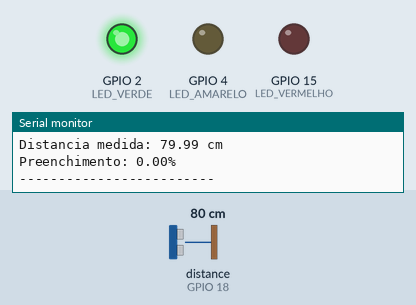
Recording of a sketch running on a simulated ESP32. Shown: output pins drawn as LEDs (lit = HIGH), the last lines printed to the serial monitor. Wiring (from diagram.json): ultrasonic range finder: trigger GPIO 5; echo GPIO 18. Inputs (shaded band) come from the test bench; at power-on: distance to the obstacle (sensor on GPIO 18) 80 cm. The echo pulse lasts 58.3 µs per cm; WiFi joins after 1.5 s; servers stay silent unless stated; pins used as bus, display or sensor lines are not drawn.

Above: at 2.7 s.
2.8 s: distance to the obstacle (sensor on GPIO 18) set to 19 cm
4.7 s: distance to the obstacle (sensor on GPIO 18) set to 15 cm
At 6.7 s:
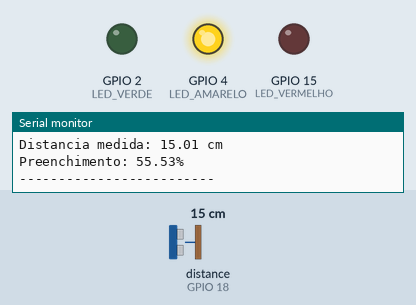
7.0 s: distance to the obstacle (sensor on GPIO 18) set to 10 cm
8.7 s: distance to the obstacle (sensor on GPIO 18) set to 7 cm
At 10.5 s:
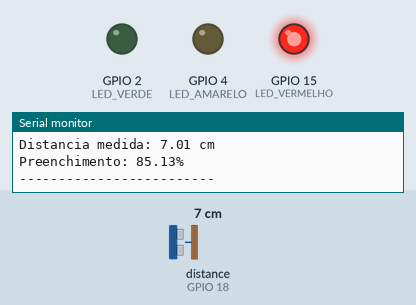
11.0 s: distance to the obstacle (sensor on GPIO 18) set to 9 cm
At 12.4 s:
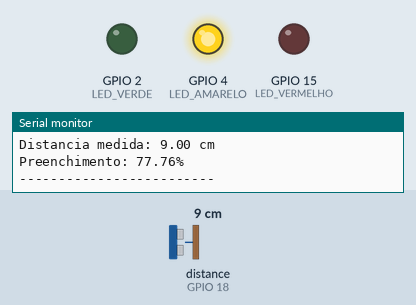
13.0 s: distance to the obstacle (sensor on GPIO 18) set to 2 cm
At 14.3 s:
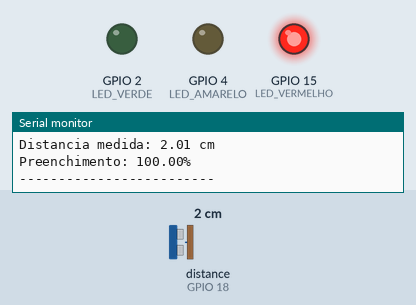
Timing chart, 0 to 16.0 s (numbered marks = the images above; inputs shaded):
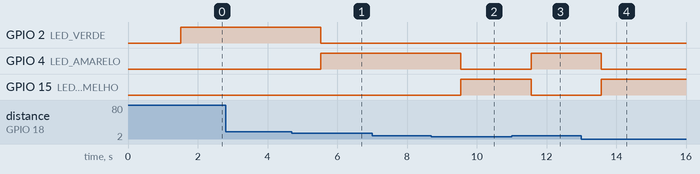

The sketch:

sketch.ino
```cpp
#include <WiFi.h>
#include "ThingSpeak.h"

// ========================================
// CONFIGURAÇÕES WI-FI E THINGSPEAK
// ========================================
const char* WIFI_NAME = "Wokwi-GUEST"; // Wi-Fi padrão do Wokwi
const char* WIFI_PASSWORD = "";        // Sem senha

unsigned long myChannelNumber = 3518124; // Ex: 1234567 (sem aspas)
const char* myApiKey = "Z9C08298HEAKP2UI";        // Ex: "ABC123XYZ" (com aspas)

WiFiClient client;

// ========================================
// LIXEIRA INTELIGENTE - ESP32
// ========================================

// Sensor ultrassônico
#define TRIG_PIN 5
#define ECHO_PIN 18

// LEDs
#define LED_VERDE 2
#define LED_AMARELO 4
#define LED_VERMELHO 15

// ========================================
// CALIBRACAO DA LIXEIRA
// ========================================

// Distância do sensor até o lixo quando a lixeira está vazia
#define DISTANCIA_VAZIA 30.0

// Distância do sensor até o lixo quando a lixeira está cheia
#define DISTANCIA_CHEIA 3.0

// Controle de tempo de envio para o ThingSpeak (mínimo de 15 segundos na conta gratuita)
unsigned long ultimoEnvio = 0;
const unsigned long INTERVALO_ENVIO = 15000; 

void setup() {
  Serial.begin(115200);

  pinMode(TRIG_PIN, OUTPUT);
  pinMode(ECHO_PIN, INPUT);

  pinMode(LED_VERDE, OUTPUT);
  pinMode(LED_AMARELO, OUTPUT);
  pinMode(LED_VERMELHO, OUTPUT);

  digitalWrite(LED_VERDE, LOW);
  digitalWrite(LED_AMARELO, LOW);
  digitalWrite(LED_VERMELHO, LOW);

  // Conexão Wi-Fi
  Serial.print("Conectando ao WiFi");
  WiFi.begin(WIFI_NAME, WIFI_PASSWORD);
  while (WiFi.status() != WL_CONNECTED) {
    delay(500);
    Serial.print(".");
  }
  Serial.println("\nWiFi Conectado!");

  // Inicializa o ThingSpeak
  ThingSpeak.begin(client);

  Serial.println("Lixeira Inteligente iniciada!");
}

void loop() {

  // ========================================
  // MEDIR DISTANCIA
  // ========================================

  digitalWrite(TRIG_PIN, LOW);
  delayMicroseconds(2);

  digitalWrite(TRIG_PIN, HIGH);
  delayMicroseconds(10);

  digitalWrite(TRIG_PIN, LOW);

  long duracao = pulseIn(ECHO_PIN, HIGH, 30000);

  // Sensor sem resposta
  if (duracao == 0) {
    Serial.println("ERRO: Sensor sem resposta!");

    digitalWrite(LED_VERDE, LOW);
    digitalWrite(LED_AMARELO, LOW);
    digitalWrite(LED_VERMELHO, LOW);

    delay(1000);
    return;
  }

  // ========================================
  // CALCULAR DISTANCIA E PORCENTAGEM
  // ========================================

  float distancia = duracao * 0.0343 / 2;

  float nivel = ((DISTANCIA_VAZIA - distancia) /
                 (DISTANCIA_VAZIA - DISTANCIA_CHEIA)) * 100;

  // Limitar entre 0 e 100
  if (nivel < 0) {
    nivel = 0;
  }

  if (nivel > 100) {
    nivel = 100;
  }

  // ========================================
  // DESLIGAR TODOS OS LEDs
  // ========================================

  digitalWrite(LED_VERDE, LOW);
  digitalWrite(LED_AMARELO, LOW);
  digitalWrite(LED_VERMELHO, LOW);

  // ========================================
  // DEFINIR NIVEL E LEDS
  // ========================================

  if (nivel <= 50) {
    digitalWrite(LED_VERDE, HIGH);
    Serial.println("STATUS: NORMAL");
  }
  else if (nivel <= 80) {
    digitalWrite(LED_AMARELO, HIGH);
    Serial.println("STATUS: ATENCAO");
  }
  else {
    digitalWrite(LED_VERMELHO, HIGH);
    Serial.println("STATUS: LIXEIRA CHEIA!");
    Serial.println("ALERTA: COLETA NECESSARIA!");
  }

  // ========================================
  // MOSTRAR INFORMACOES
  // ========================================

  Serial.print("Distancia medida: ");
  Serial.print(distancia);
  Serial.println(" cm");

  Serial.print("Preenchimento: ");
  Serial.print(nivel);
  Serial.println("%");

  // ========================================
  // ENVIO DE DADOS PARA O THINGSPEAK
  // ========================================

  // Garante que o envio ocorra a cada 15 segundos (limite da conta gratuita do ThingSpeak)
  if (millis() - ultimoEnvio >= INTERVALO_ENVIO) {
    ThingSpeak.setField(1, nivel);       // Field 1 do ThingSpeak recebe o nível em %
    ThingSpeak.setField(2, distancia);   // Field 2 recebe a distância em cm

    int response = ThingSpeak.writeFields(myChannelNumber, myApiKey);

    if (response == 200) {
      Serial.println(">> Dados enviados para o ThingSpeak com sucesso! <<");
    } else {
      Serial.print(">> Erro ao enviar dados. Codigo de erro HTTP: ");
      Serial.println(response);
    }

    ultimoEnvio = millis();
  }

  Serial.println("-------------------------");

  delay(1000);
}
```

Measured:
- the behaviour switches between 17 and 16 cm on distance to the obstacle (sensor on GPIO 18) (found by bisection; images 0 and 1)
- the behaviour switches between 9 and 8 cm on distance to the obstacle (sensor on GPIO 18) (found by bisection; images 1 and 2)
- after the input at 4.7 s, GPIO 2 (LED_VERDE): HIGH → LOW after 0.83 s; GPIO 4 (LED_AMARELO): LOW → HIGH after 0.83 s
- after the input at 8.7 s, GPIO 4 (LED_AMARELO): HIGH → LOW after 0.84 s; GPIO 15 (LED_VERMELHO): LOW → HIGH after 0.84 s
- after the input at 11.0 s, GPIO 4 (LED_AMARELO): LOW → HIGH after 0.56 s; GPIO 15 (LED_VERMELHO): HIGH → LOW after 0.56 s
- after the input at 13.0 s, GPIO 4 (LED_AMARELO): HIGH → LOW after 0.56 s; GPIO 15 (LED_VERMELHO): LOW → HIGH after 0.56 s
